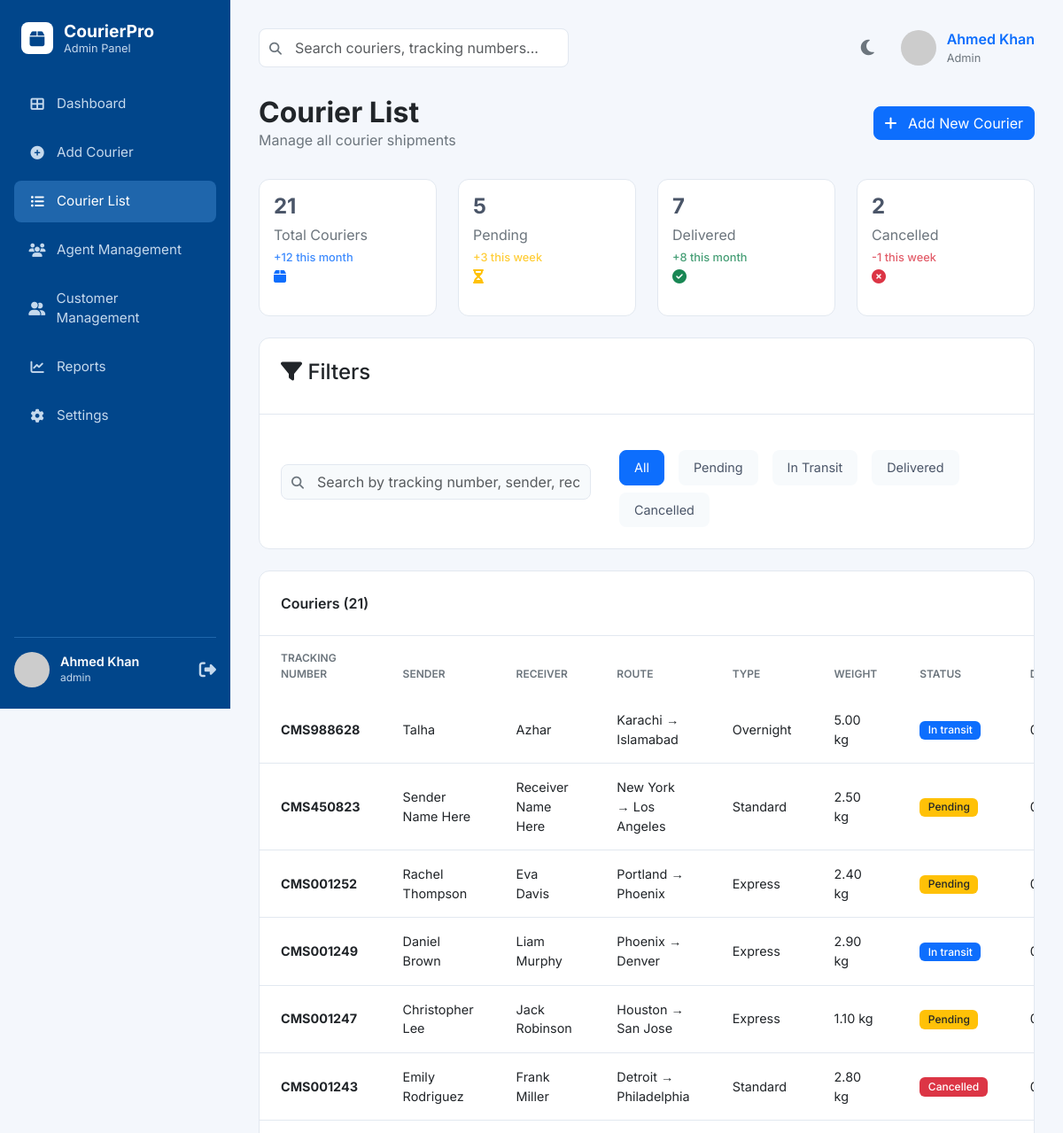
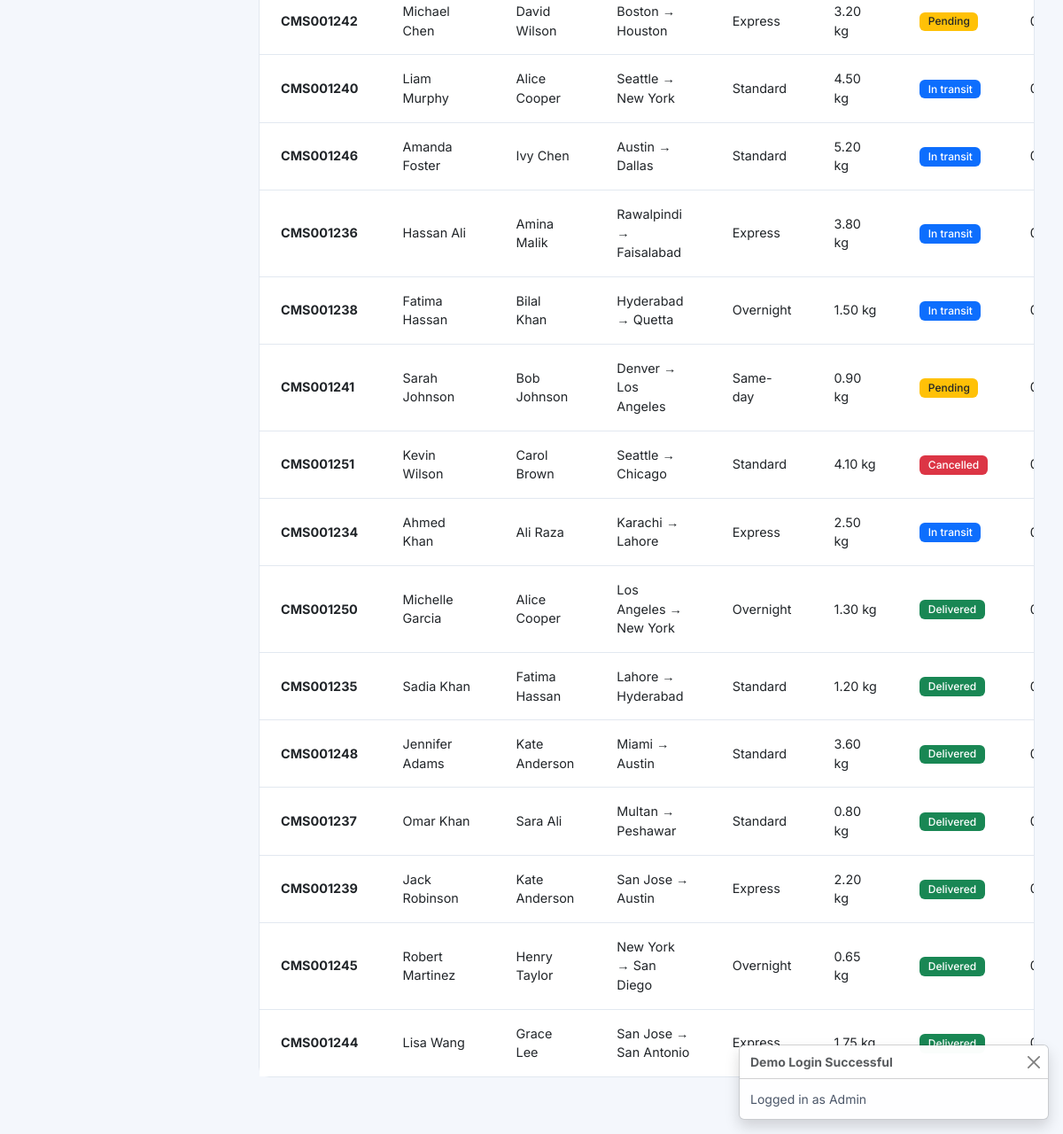
Screenshot of /admin/courier_list.php (signed in) with the database file from the repository (2 pictures, top to bottom).
### tables this page shows
CREATE TABLE `couriers` (
  `id` int(11) NOT NULL,
  `tracking_number` varchar(50) NOT NULL,
  `sender_name` varchar(255) NOT NULL,
  `sender_phone` varchar(20) DEFAULT NULL,
  `sender_address` text DEFAULT NULL,
  `receiver_name` varchar(255) NOT NULL,
  `receiver_phone` varchar(20) DEFAULT NULL,
  `receiver_address` text DEFAULT NULL,
  `pickup_city_id` int(11) DEFAULT NULL,
  `delivery_city_id` int(11) DEFAULT NULL,
  `pickup_city` varchar(100) NOT NULL,
  `delivery_city` varchar(100) NOT NULL,
  `courier_type` enum('standard','express','overnight','same-day') DEFAULT 'standard',
  `weight` decimal(8,2) DEFAULT 0.00,
  `dimensions` varchar(100) DEFAULT NULL,
  `package_value` decimal(10,2) DEFAULT 0.00,
  `delivery_fee` decimal(8,2) DEFAULT 0.00,
  `status` enum('pending','in_transit','delivered','cancelled') DEFAULT 'pending',
  `priority` enum('low','medium','high','urgent') DEFAULT 'medium',
  `delivery_date` date DEFAULT NULL,
  `actual_delivery_date` date DEFAULT NULL,
  `pickup_date` date DEFAULT NULL,
  `estimated_delivery_time` timestamp NOT NULL DEFAULT current_timestamp() ON UPDATE current_timestamp(),
  `special_instructions` text DEFAULT NULL,
  `notes` text DEFAULT NULL,
  `created_by` int(11) DEFAULT NULL,
  `assigned_agent_id` int(11) DEFAULT NULL,
  `customer_id` int(11) DEFAULT NULL,
  `created_at` timestamp NOT NULL DEFAULT current_timestamp(),
  `updated_at` timestamp NOT NULL DEFAULT current_timestamp() ON UPDATE current_timestamp()
);

### admin/courier_list.php (the view, shortened to what this page needs)
<?php
require_once '../includes/db_connect.php';
$search_term = isset($_GET['search']) ? trim($_GET['search']) : '';
$status_filter = isset($_GET['status']) ? $_GET['status'] : 'all';
$sql = "SELECT * FROM couriers";
$sql .= " ORDER BY created_at DESC";
$stmt = $conn->prepare($sql);
$stmt->execute();
$result = $stmt->get_result();
$couriers = $result->fetch_all(MYSQLI_ASSOC);
$courier_count = count($couriers);
$total_couriers = $conn->query("SELECT COUNT(*) as count FROM couriers")->fetch_assoc()['count'];
$pending_couriers = $conn->query("SELECT COUNT(*) as count FROM couriers WHERE status = 'pending'")->fetch_assoc()['count'];
$delivered_couriers = $conn->query("SELECT COUNT(*) as count FROM couriers WHERE status = 'delivered'")->fetch_assoc()['count'];
$cancelled_couriers = $conn->query("SELECT COUNT(*) as count FROM couriers WHERE status = 'cancelled'")->fetch_assoc()['count'];
$pending_change = '+3 this week';
$delivered_change = '+8 this month';
$cancelled_change = '-1 this week';
$total_change = '+12 this month';
include '../includes/header.php';
?>
<body>
    <?php include '../includes/sidebar_admin.php'; ?>
    <div class="main-content">
        <?php include '../includes/top_bar.php'; ?>
        <div class="page-header">
            <div>
                <h2>Courier List</h2>
                <p>Manage all courier shipments</p>
            </div>
            <a href="add_courier.php" class="btn btn-primary"><i class="fas fa-plus"></i> Add New Courier</a>
        </div>
        <div class="row mb-4">
            <div class="col-md-3">
                <div class="stat-card" style="padding: 1rem; min-height: auto;" title="Total number of couriers in the system.">
                    <div class="stat-info">
                        <h3 style="font-size: 1.5rem; margin-bottom: 0.3rem;"><?php echo $total_couriers; ?></h3>
                        <p>Total Couriers</p>
                        <span class="stat-sublabel text-primary" style="font-size: 0.8rem;"><?php echo $total_change; ?></span>
                    </div>
                    <div class="stat-icon bg-primary-light text-primary" style="width: 40px; height: 40px; font-size: 1rem;">
                        <i class="fas fa-box"></i>
                    </div>
                </div>
            </div>
            <div class="col-md-3">
                <div class="stat-card" style="padding: 1rem; min-height: auto;" title="Couriers that are pending pickup or processing.">
                    <div class="stat-info">
                        <h3 style="font-size: 1.5rem; margin-bottom: 0.3rem;"><?php echo $pending_couriers; ?></h3>
                        <p>Pending</p>
                        <span class="stat-sublabel text-warning" style="font-size: 0.8rem;"><?php echo $pending_change; ?></span>
                    </div>
                    <div class="stat-icon bg-warning-light text-warning" style="width: 40px; height: 40px; font-size: 1rem;">
                        <i class="fas fa-hourglass-half"></i>
                    </div>
                </div>
            </div>
            <div class="col-md-3">
                <div class="stat-card" style="padding: 1rem; min-height: auto;" title="Couriers that have been delivered.">
                    <div class="stat-info">
                        <h3 style="font-size: 1.5rem; margin-bottom: 0.3rem;"><?php echo $delivered_couriers; ?></h3>
                        <p>Delivered</p>
                        <span class="stat-sublabel text-success" style="font-size: 0.8rem;"><?php echo $delivered_change; ?></span>
                    </div>
                    <div class="stat-icon bg-success-light text-success" style="width: 40px; height: 40px; font-size: 1rem;">
                        <i class="fas fa-check-circle"></i>
                    </div>
                </div>
            </div>
            <div class="col-md-3">
                <div class="stat-card" style="padding: 1rem; min-height: auto;" title="Couriers that have been cancelled.">
                    <div class="stat-info">
                        <h3 style="font-size: 1.5rem; margin-bottom: 0.3rem;"><?php echo $cancelled_couriers; ?></h3>
                        <p>Cancelled</p>
                        <span class="stat-sublabel text-danger" style="font-size: 0.8rem;"><?php echo $cancelled_change; ?></span>
                    </div>
                    <div class="stat-icon bg-danger-light text-danger" style="width: 40px; height: 40px; font-size: 1rem;">
                        <i class="fas fa-times-circle"></i>
                    </div>
                </div>
            </div>
        </div>
        <div class="card mb-4">
            <div class="card-header">
                <h4><i class="fas fa-filter"></i> Filters</h4>
            </div>
            <div class="card-body">
                <form action="courier_list.php" method="get">
                    <div class="filters">
                        <div class="search-filter">
                            <input type="text" class="form-control" name="search" placeholder="Search by tracking number, sender, receiver, or city..." value="<?php echo htmlspecialchars($search_term); ?>" autocomplete="off">
                            <div class="search-icon">
                                <i class="fas fa-search"></i>
                            </div>
                        </div>
                        <div class="status-filter d-flex flex-wrap mt-3 gap-2">
                            <button type="submit" name="status" value="all" class="btn btn-outline-primary <?php echo ($status_filter == 'all') ? 'active' : ''; ?>">All</button>
                            <button type="submit" name="status" value="pending" class="btn btn-outline-primary <?php echo ($status_filter == 'pending') ? 'active' : ''; ?>">Pending</button>
                            <button type="submit" name="status" value="in_transit" class="btn btn-outline-primary <?php echo ($status_filter == 'in_transit') ? 'active' : ''; ?>">In Transit</button>
                            <button type="submit" name="status" value="delivered" class="btn btn-outline-primary <?php echo ($status_filter == 'delivered') ? 'active' : ''; ?>">Delivered</button>
                            <button type="submit" name="status" value="cancelled" class="btn btn-outline-primary <?php echo ($status_filter == 'cancelled') ? 'active' : ''; ?>">Cancelled</button>
                        </div>
                    </div>
                </form>
            </div>
        </div>
        <div class="card">
            <div class="card-header">
                Couriers (<?php echo $courier_count; ?>)
            </div>
            <div class="card-body p-0">
                <div class="table-responsive">
                    <table class="table table-hover">
                        <thead>
                            <tr>
                                <th>Tracking Number</th>
                                <th>Sender</th>
                                <th>Receiver</th>
                                <th>Route</th>
                                <th>Type</th>
                                <th>Weight</th>
                                <th>Status</th>
                                <th>Date</th>
                            </tr>
                        </thead>
                        <tbody>
                            <?php if (empty($couriers)): ?>
                                <tr>
                                    <td colspan="9" class="text-center">No couriers found.</td>
                                </tr>
                            <?php else: ?>
                                <?php foreach ($couriers as $courier): ?>
                                <tr>
                                    <td><strong><?php echo htmlspecialchars($courier['tracking_number']); ?></strong></td>
                                    <td><?php echo htmlspecialchars($courier['sender_name']); ?></td>
                                    <td><?php echo htmlspecialchars($courier['receiver_name']); ?></td>
                                    <td><?php echo htmlspecialchars($courier['pickup_city']); ?> &rarr; <?php echo htmlspecialchars($courier['delivery_city']); ?></td>
                                    <td><?php echo ucfirst(htmlspecialchars($courier['courier_type'])); ?></td>
                                    <td><?php echo htmlspecialchars($courier['weight']); ?> kg</td>
                                    <td>
                                        <?php
                                            $status = $courier['status'];
                                            $badge_class = '';
                                            switch ($status) {
                                                case 'in_transit': $badge_class = 'bg-primary'; break;
                                                case 'delivered': $badge_class = 'bg-success'; break;
                                                case 'pending': $badge_class = 'bg-warning text-dark'; break;
                                                case 'cancelled': $badge_class = 'bg-danger'; break;
                                            }
                                        ?>
                                        <span class="badge <?php echo $badge_class; ?>"><?php echo ucfirst(str_replace('_', ' ', $status)); ?></span>
                                    </td>
                                    <td><?php echo date('m/d/Y', strtotime($courier['created_at'])); ?></td>
                                </tr>
                                <?php endforeach; ?>
                            <?php endif; ?>
                        </tbody>
                    </table>
                </div>
            </div>
        </div>
    </div>
    <?php include '../includes/footer.php'; ?>
</body>
</html>

### assets/css/style.css (style rules this page uses)
:root { --primary-color: #0d6efd; --sidebar-bg: #01468b; --sidebar-link-color: #c5d9ed; --sidebar-active-link-bg: #1f66ac; --main-bg: #f4f7fc; --card-bg: #ffffff; --text-color: #4a5568; --text-muted-color: #6c757d; --border-color: #e2e8f0; --input-bg: #f7fafc; }
body { background-color: var(--main-bg); font-family: 'Inter', sans-serif; color: var(--text-color); display: flex; }
.main-content { margin-left: 260px; width: calc(100% - 260px); padding: 2rem; }
.dashboard-header, .page-header { display: flex; justify-content: space-between; align-items: center; margin-bottom: 2rem; }
.dashboard-header h2, .page-header h2 { font-weight: 700; margin: 0; color: #212529; }
.dashboard-header p, .page-header p { margin: 0; color: var(--text-muted-color); }
.btn-primary { background-color: var(--primary-color); border-color: var(--primary-color); border-radius: 8px; }
.btn-outline-primary { color: var(--primary-color); border-color: var(--primary-color); border-radius: 8px; }
.btn i { margin-right: 0.5rem; }
.stat-card { background-color: var(--card-bg); border-radius: 12px; padding: 1.5rem; border: 1px solid var(--border-color); }
.stat-card h3 { font-size: 2rem; font-weight: 700; margin-bottom: 0.5rem; }
.stat-card p { color: var(--text-muted-color); margin: 0; }
.stat-sublabel { display: block; font-size: 0.95rem; margin-top: 0.25rem; opacity: 0.8; font-weight: 500; }
.card { background-color: var(--card-bg); border: 1px solid var(--border-color); border-radius: 12px; margin-bottom: 2rem; }
.card-header { background-color: transparent; border-bottom: 1px solid var(--border-color); padding: 1.5rem; font-weight: 600; }
.card-body { padding: 1.5rem; }
.filters { display: flex; justify-content: space-between; align-items: center; gap: 1.5rem; }
.filters .search-filter { position: relative; width: 400px; margin-bottom: 0; }
.filters .status-filter .btn { border-radius: 8px; padding: 0.5rem 1rem; font-size: 0.9rem; background-color: var(--input-bg); color: var(--text-color); border: 1px solid transparent; margin-left: 0.5rem; }
.filters .status-filter .btn.active { background-color: var(--primary-color); color: white; border-color: var(--primary-color); }
.table { border-collapse: collapse; border-spacing: 0; margin-bottom: 0; font-size: 0.9rem; }
.table thead th { font-weight: 600; text-transform: uppercase; font-size: 0.75rem; color: var(--text-muted-color); border: none; padding: 1rem 1.5rem; }
.table tbody tr { border-bottom: 1px solid var(--border-color); }
.table tbody tr:last-child { border-bottom: none; }
.table tbody td { vertical-align: middle; padding: 1rem 1.5rem; border: none; }
.table .badge { padding: 0.4em 0.8em; font-size: 0.75rem; font-weight: 500; border-radius: 6px; }
.filters .search-filter { position: relative; max-width: 350px; }
.filters .search-filter input { height: 40px; border-radius: 8px; background-color: var(--input-bg); border-color: var(--border-color); padding-left: 2.5rem; width: 100%; }
.filters .search-filter .search-icon { position: absolute; left: 12px; top: 50%; transform: translateY(-50%); color: var(--text-muted-color); z-index: 2; }
.filters .search-filter .search-icon i { font-size: 14px; }
.table td { vertical-align: middle; }

### rows the page displays
couriers: tracking_number "CMS988628", sender_name "Talha", receiver_name "Azhar", pickup_city "Karachi", delivery_city "Islamabad", courier_type "Overnight", weight "5.00", status "In transit"
couriers: tracking_number "CMS450823", sender_name "Sender Name Here", receiver_name "Receiver Name Here", pickup_city "New York", delivery_city "Los Angeles", courier_type "Standard", weight "2.50", status "Pending"
couriers: tracking_number "CMS001252", sender_name "Rachel Thompson", receiver_name "Eva Davis", pickup_city "Portland", delivery_city "Phoenix", courier_type "Express", weight "2.40", status "Pending"
couriers: tracking_number "CMS001249", sender_name "Daniel Brown", receiver_name "Liam Murphy", pickup_city "Phoenix", delivery_city "Denver", courier_type "Express", weight "2.90", status "In transit"
couriers: tracking_number "CMS001247", sender_name "Christopher Lee", receiver_name "Jack Robinson", pickup_city "Houston", delivery_city "San Jose", courier_type "Express", weight "1.10", status "Pending"
couriers: tracking_number "CMS001243", sender_name "Emily Rodriguez", receiver_name "Frank Miller", pickup_city "Detroit", delivery_city "Philadelphia", courier_type "Standard", weight "2.80", status "Cancelled"
couriers: tracking_number "CMS001242", sender_name "Michael Chen", receiver_name "David Wilson", pickup_city "Boston", delivery_city "Houston", courier_type "Express", weight "3.20", status "Pending"
couriers: tracking_number "CMS001240", sender_name "Liam Murphy", receiver_name "Alice Cooper", pickup_city "Seattle", delivery_city "New York", courier_type "Standard", weight "4.50", status "In transit"
couriers: tracking_number "CMS001246", sender_name "Amanda Foster", receiver_name "Ivy Chen", pickup_city "Austin", delivery_city "Dallas", courier_type "Standard", weight "5.20", status "In transit"
couriers: tracking_number "CMS001236", sender_name "Hassan Ali", receiver_name "Amina Malik", pickup_city "Rawalpindi", delivery_city "Faisalabad", courier_type "Express", weight "3.80", status "In transit"
couriers: tracking_number "CMS001238", sender_name "Fatima Hassan", receiver_name "Bilal Khan", pickup_city "Hyderabad", delivery_city "Quetta", courier_type "Overnight", weight "1.50", status "In transit"
couriers: tracking_number "CMS001241", sender_name "Sarah Johnson", receiver_name "Bob Johnson", pickup_city "Denver", delivery_city "Los Angeles", courier_type "Same-day", weight "0.90", status "Pending"
couriers: tracking_number "CMS001251", sender_name "Kevin Wilson", receiver_name "Carol Brown", pickup_city "Seattle", delivery_city "Chicago", courier_type "Standard", weight "4.10", status "Cancelled"
couriers: tracking_number "CMS001234", sender_name "Ahmed Khan", receiver_name "Ali Raza", pickup_city "Karachi", delivery_city "Lahore", courier_type "Express", weight "2.50", status "In transit"
couriers: tracking_number "CMS001250", sender_name "Michelle Garcia", receiver_name "Alice Cooper", pickup_city "Los Angeles", delivery_city "New York", courier_type "Overnight", weight "1.30", status "Delivered"
couriers: tracking_number "CMS001235", sender_name "Sadia Khan", receiver_name "Fatima Hassan", pickup_city "Lahore", delivery_city "Hyderabad", courier_type "Standard", weight "1.20", status "Delivered"
couriers: tracking_number "CMS001248", sender_name "Jennifer Adams", receiver_name "Kate Anderson", pickup_city "Miami", delivery_city "Austin", courier_type "Standard", weight "3.60", status "Delivered"
couriers: tracking_number "CMS001237", sender_name "Omar Khan", receiver_name "Sara Ali", pickup_city "Multan", delivery_city "Peshawar", courier_type "Standard", weight "0.80", status "Delivered"
couriers: tracking_number "CMS001239", sender_name "Jack Robinson", receiver_name "Kate Anderson", pickup_city "San Jose", delivery_city "Austin", courier_type "Express", weight "2.20", status "Delivered"
couriers: tracking_number "CMS001245", sender_name "Robert Martinez", receiver_name "Henry Taylor", pickup_city "New York", delivery_city "San Diego", courier_type "Overnight", weight "0.65", status "Delivered"
couriers: tracking_number "CMS001244", sender_name "Lisa Wang", receiver_name "Grace Lee", pickup_city "San Jose", delivery_city "San Antonio", courier_type "Express", weight "1.75", status "Delivered"

### other values shown
$_SESSION['user_name'] "Ahmed Khan"
$_SESSION['user_role'] "admin"
$_SESSION['user_role'] "Admin"
$total_couriers "21"
$total_change "+12 this month"
$pending_couriers "5"
$pending_change "+3 this week"
$delivered_couriers "7"
$delivered_change "+8 this month"
$cancelled_couriers "2"
$cancelled_change "-1 this week"
$courier_count "21"
$_SESSION['login_success_message'] "Logged in as Admin"
